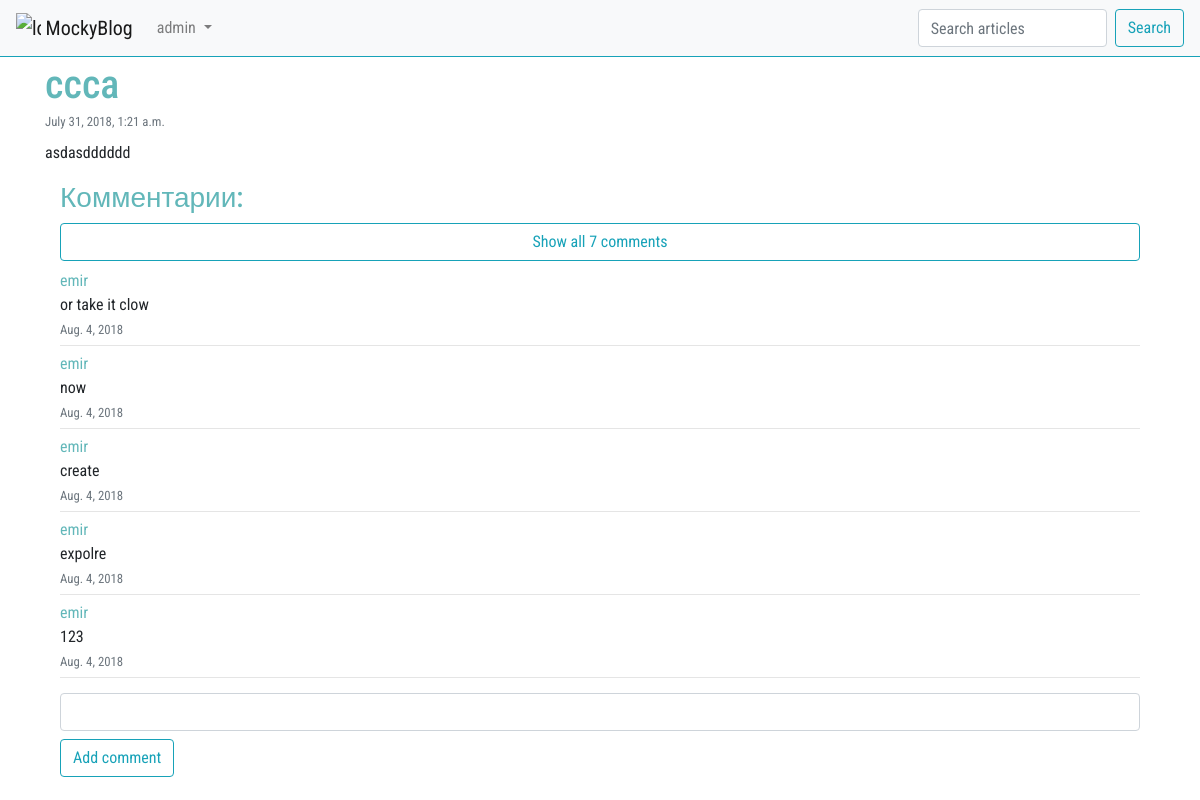
The app's page /article/7/ (signed in) with its own data.
### article/models.py (models this page shows, shortened)
class Article(models.Model):
    class Meta:
        db_table = "Article"
    article_title = models.CharField(max_length=200)
    article_text = models.TextField()
    article_date = models.DateTimeField(null=True)
    article_likes = models.IntegerField(default=0)

class Comment(models.Model):
    class Meta:
        db_table = "Comment"
    comments_text = models.TextField(verbose_name="Текст комментария")
    comments_article = models.ForeignKey('Article')
    comments_date = models.DateField(u'date', auto_now=True)
    comments_author = models.ForeignKey(User, default=9)

### article/views.py (the view)
# urls.py: url(r'^article/(?P<article_id>\d+)/$', views.article, name="post"),
def article(request, article_id=1):
    comment_form = CommentForm
    args = {}
    args.update(csrf(request))
    args["article"] = Article.objects.get(pk=article_id)
    args["comments"] = Comment.objects.filter(comments_article=article_id)
    args["rev_comments"] = args["comments"][::-1]
    args["user"] = auth.get_user(request)
    args["form"] = comment_form
    return render(request, 'article/article.html', args)

### article/templatetags/poll_extras.py (called while the page is built)
@register.filter(name='reverse_last_five')
def reverse_last_five(value):
    return value[len(value) - 5:]

### article/templates/article/article.html (shortened to what this page needs)
{% extends 'index.html' %}
{% load static %}
{% load poll_extras %}
{% block article %}
    <div class="container">
        <div class="mt-1">
            <h1 style="color: #62B7B9" class="mb-0">{{ article.article_title }}</h1>
            <small class="text-muted my-0 py-0">{{ article.article_date }}</small>
            <p class="mt-2">{{ article.article_text }}</p>
        </div>
        <div class="container">
            <h3 style="color: #62B7B9">Комментарии:</h3>
            {% if comments %}
                {% if comments|length <= 5 %}
                    <div id="if_length5">
                        {% for comment in comments %}
                            <p style="margin-top: 0;margin-bottom: 0; color: #62B7B9;">{{ comment.comments_author }}</p>
                            <p style="margin-bottom: 0;">{{ comment.comments_text }}</p>
                            <small class="text-muted mt-0">{{ comment.comments_date }}</small>
                            <hr style="margin-bottom: 6px;margin-top: 4px;">
                        {% endfor %}
                    </div>
                {% else %}
                    <div id="else_length">
                        <button onclick="show_all()" id="show_comments" type="button"
                                class="btn btn-outline-info w-100 mb-2">
                            Show all {{ comments|length }} comments
                        </button>
                        {% for comment in comments|reverse_last_five %}
                            <p style="margin-top: 0;margin-bottom: 0; color: #62B7B9;">{{ comment.comments_author }}</p>
                            <p style="margin-bottom: 0;">{{ comment.comments_text }}</p>
                            <small class="text-muted mt-0">{{ comment.comments_date }}</small>
                            <hr style="margin-bottom: 6px;margin-top: 4px;">
                        {% endfor %}
                    </div>
                {% endif %}
            {% else %}
                <p class="text-muted">Комментариев нет</p>
            {% endif %}
            {% if user.username %}
                <form style="margin-top: 15px" action="/article/addcomment/{{ article.id }}/" method="post">
                    <div class="form-group">
                        <input name="comment" class="form-control">
                        <button type="button" class="btn btn-outline-info mt-2">Add comment</button>
                    </div>
                </form>
            {% endif %}
        </div>
    </div>
{% endblock %}

### templates/index.html (shortened to what this page needs)
{% load static %}
<!DOCTYPE html>
<html lang="en">
<head>
    <link rel="stylesheet" href="https://stackpath.bootstrapcdn.com/bootstrap/4.1.3/css/bootstrap.min.css"
>
</head>
<body style="font-family: 'Roboto Condensed', sans-serif;">
<header>
    <nav class="navbar navbar-expand-lg navbar-light bg-light border-bottom border-info">
        <a class="navbar-brand" href="/">
            <img src="{% static 'img/contract.svg' %}" width="25" height="25" class="d-inline-block align-top"
                 alt="logo">
            MockyBlog
        </a>
        <div class="collapse navbar-collapse" id="navbarSupportedContent">
            <ul class="navbar-nav mr-auto">
                <li class="nav-item dropdown">
                    {% if user.username %}
                        <a class="nav-link dropdown-toggle" href="#" id="navbarDropdown" role="button"
                           data-toggle="dropdown" aria-haspopup="true" aria-expanded="false">
                            {{ user.username }}
                        </a>
                    {% endif %}
                </li>
            </ul>
            <form method="get" action="/find/1/" class="form-inline my-2 my-lg-0">
                <input name="q" class="form-control mr-sm-2" type="search" placeholder="Search articles"
                       aria-label="Search">
                <button class="btn btn-outline-info my-2 my-sm-0" type="submit">Search</button>
            </form>
        </div>
    </nav>
</header>
{% block article %} {% endblock %}
</body>
</html>

### records on screen
Article: article_title "ccca", article_date "July 31, 2018, 1:21 a.m.", article_text "asdasdddddd"
Comment: comments_author "emir", comments_text "or take it clow", comments_date "Aug. 4, 2018"
Comment: comments_author "emir", comments_text "now", comments_date "Aug. 4, 2018"
Comment: comments_author "emir", comments_text "create", comments_date "Aug. 4, 2018"
Comment: comments_author "emir", comments_text "expolre", comments_date "Aug. 4, 2018"
Comment: comments_author "emir", comments_text "123", comments_date "Aug. 4, 2018"

### other values on screen
{{ user.username }} "admin"
{{ comments|length }} "7"
